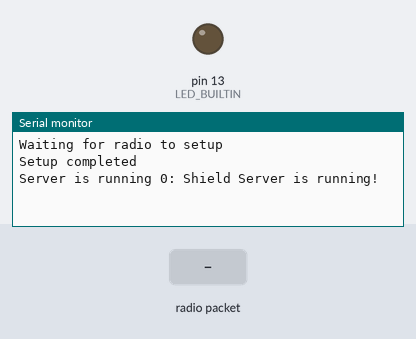
The sketch below on a simulated Arduino Uno, built for the host (arithmetic inside an expression is 32-bit, double 64-bit). Shown: output pins drawn as LEDs (lit = HIGH), the last lines printed to the serial monitor. The inputs (shaded band) are chosen by the test bench. No radio packets arrive unless stated.

Above: at 2.2 s.
2.3 s: radio packet "1" arrives
At 2.8 s:
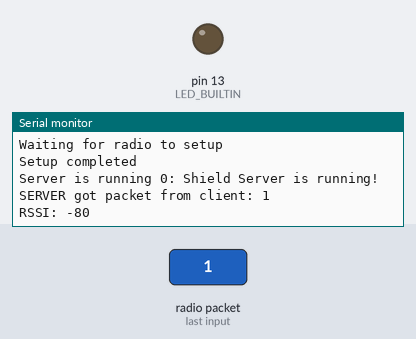
3.8 s: radio packet "0" arrives
At 5.0 s:
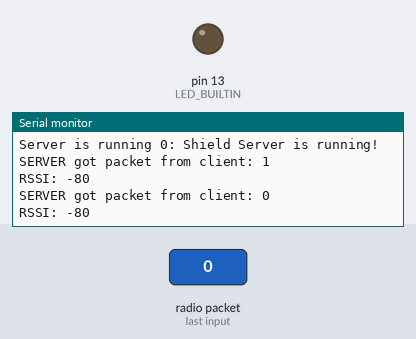
5.3 s: radio packet "2" arrives
At 6.3 s:
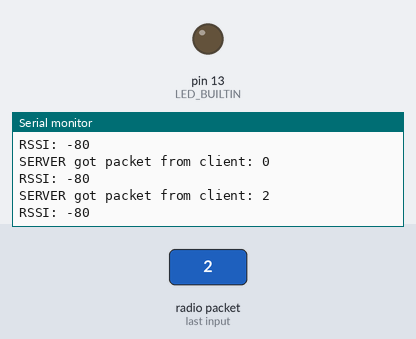

The sketch:

Lora_rf95_server_RSS.ino
```cpp
// rf95_server.pde
// -*- mode: C++ -*-
// Example sketch showing how to create a simple messageing server
// with the RH_RF95 class. RH_RF95 class does not provide for addressing or
// reliability, so you should only use RH_RF95  if you do not need the higher
// level messaging abilities.
// It is designed to work with the other example rf95_client
// Tested with Anarduino MiniWirelessLoRa, Rocket Scream Mini Ultra Pro with
// the RFM95W, Adafruit Feather M0 with RFM95

#include <SPI.h>
#include <RH_RF95.h>

#define ISADAFRUIT 0 //0 for shield, 1 for adafruit

#if ISADAFRUIT == 1
  RH_RF95 rf95(8, 3); // Adafruit Feather M0 with RFM95
#else
  RH_RF95 rf95;
#endif

// Singleton instance of the radio driver
//RH_RF95 rf95;
//RH_RF95 rf95(5, 2); // Rocket Scream Mini Ultra Pro with the RFM95W
//RH_RF95 rf95(8, 3); // Adafruit Feather M0 with RFM95

// Need this on Arduino Zero with SerialUSB port (eg RocketScream Mini Ultra Pro)
//#define Serial SerialUSB

static uint8_t count = 0;
void setup()
{
  // Rocket Scream Mini Ultra Pro with the RFM95W only:
  // Ensure serial flash is not interfering with radio communication on SPI bus

  pinMode(LED_BUILTIN, OUTPUT);
  Serial.begin(9600);

  //while (!Serial) ; // Wait for serial port to be available

  if (!rf95.init())
    Serial.println("init failed");

  // Defaults after init are 434.0MHz, 13dBm, Bw = 125 kHz, Cr = 4/5, Sf = 128chips/symbol, CRC on

  // The default transmitter power is 13dBm, using PA_BOOST.
  // If you are using RFM95/96/97/98 modules which uses the PA_BOOST transmitter pin, then
  // you can set transmitter powers from 5 to 23 dBm:
  //  driver.setTxPower(23, false);
  // If you are using Modtronix inAir4 or inAir9,or any other module which uses the
  // transmitter RFO pins and not the PA_BOOST pins
  // then you can configure the power transmitter power for -1 to 14 dBm and with useRFO true.
  // Failure to do that will result in extremely low transmit powers.
  //  driver.setTxPower(14, true);

  // Config LoRa Radio
  // Setup ISM frequency
  rf95.setFrequency(915);
   ////!!!!!!!!!!!!!!!!!!!!!!!!!!!!!!!!!!!!!!!!!!!!!!!!!!!!!!
  // Setup Spreading Factor (6 ~ 12)
  rf95.setSpreadingFactor(8);

  // Setup BandWidth, option: 7800,10400,15600,20800,31250,41700,62500,125000,250000,500000
  //Lower BandWidth for longer distance.
  rf95.setSignalBandwidth(125E3); // Should be same in USRP and LORA SERVER, 125e3 also works if set same

  // Setup Coding Rate:5(4/5),6(4/6),7(4/7),8(4/8)
  rf95.setCodingRate4(5);
    ////!!!!!!!!!!!!!!!!!!!!!!!!!!!!!!!!!!!!!!!!!!!!!!!!!!!!!!
  // Setup Power,dBm
  rf95.setTxPower(23,false);
  rf95.setPreambleLength(8);
  rf95.setImplicitHeaderMode(true); // Matt's gr-lora only support Implicite Mode: The whitening sequence for Implicit and Explicte modes are different
  rf95.setLowDataRateMobileNodeMode(true); // Matt's gr-lora only support LDR
  rf95.setEnableCRC(false); // USRP decodes CRC, Should be set same with LORA SERVER (CRC on/off)
  rf95.printRegisters();

  Serial.println("Waiting for radio to setup");
  delay(1000);
  Serial.println("Setup completed");

  #if ISADAFRUIT == 1
    uint8_t data[] = "AdaFruit Server is running! ";
  #else
    uint8_t data[] = "Shield Server is running! ";
  #endif

  char buffer[RH_RF95_MAX_MESSAGE_LEN];
  sprintf(buffer, "%d: %s\0", count++, data);

  // Send a message to rf95_server
  Serial.print("Server is running ");
  Serial.println(buffer);
  //rf95.send((uint8_t*)buffer, sizeof(buffer));
  //blink_send(LED_BUILTIN);
  //rf95.waitPacketSent();

  //rf95.printRegisters();
}

void loop()
{
  //Serial.print("In the loop");


   uint8_t buf[RH_RF95_MAX_MESSAGE_LEN];
   uint8_t len = sizeof(buf);
   //memset(buf,0, sizeof(buf));

  if (rf95.available())

  //if (rf95.waitAvailableTimeout(100))
  {
    // Should be a message for us now
    if (rf95.recv(buf, &len))
    {
      //RH_RF95::printBuffer("request: ", buf, len);
      Serial.print("SERVER got packet from client: ");
      Serial.println((char*)buf);
      //blink_receive(LED_BUILTIN);

      Serial.print("RSSI: ");
      Serial.println(rf95.lastRssi(), DEC);

      // Send a reply
      //uint8_t data[] = "And hello back to you";
      //rf95.send(data, sizeof(data));
      //rf95.waitPacketSent();

      //Serial.println("Sent a reply");
    }
    else
    {
      Serial.println("recv failed");
    }
  }
}

void blink_send(int led){
  digitalWrite(LED_BUILTIN, HIGH);
  //delay(500);
  digitalWrite(LED_BUILTIN, LOW);
  //delay(500);
}

void blink_receive(int led){
  digitalWrite(LED_BUILTIN, HIGH);
  delay(250);
  digitalWrite(LED_BUILTIN, LOW);
  delay(250);
  digitalWrite(LED_BUILTIN, HIGH);
  delay(250);
  digitalWrite(LED_BUILTIN, LOW);
  delay(250);
}

/*
  //Different Combination for distance and speed examples:
  Example 1: Bw = 125 kHz, Cr = 4/5, Sf = 128chips/symbol, CRC on. Default medium range
    rf95.setSignalBandwidth(125000);
    rf95.setCodingRate4(5);
    rf95.setSpreadingFactor(7);
  Example 2: Bw = 500 kHz, Cr = 4/5, Sf = 128chips/symbol, CRC on. Fast+short range
    rf95.setSignalBandwidth(500000);
    rf95.setCodingRate4(5);
    rf95.setSpreadingFactor(7);
  Example 3: Bw = 31.25 kHz, Cr = 4/8, Sf = 512chips/symbol, CRC on. Slow+long range
    rf95.setSignalBandwidth(31250);
    rf95.setCodingRate4(8);
    rf95.setSpreadingFactor(9);
  Example 4: Bw = 125 kHz, Cr = 4/8, Sf = 4096chips/symbol, CRC on. Slow+long range
    rf95.setSignalBandwidth(125000);
    rf95.setCodingRate4(8);
    rf95.setSpreadingFactor(12);
  */
```

Measured:
- after the input at 2.3 s, the serial monitor: prints a new line at once (image 1)
- after the input at 3.8 s, the serial monitor: prints a new line at once (image 2)
- after the input at 5.3 s, the serial monitor: prints a new line at once (image 3)
